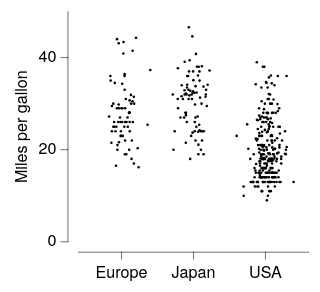

Specify this chart in Vega-Lite:
### Vega-Lite specification from a JSON file in a GitHub repository (floating-point values rounded to 4 significant figures; data arrays with more than 128 entries replaced by an {"elided": "..."} marker saying what was removed)
{"background": null, "config": {"arc": {"fill": "#DBDBDB", "fillOpacity": 1.0, "innerRadius": 25.0, "padAngle": 0.03, "stroke": "black", "strokeOpacity": 1, "strokeWidth": 0.25}, "area": {"fill": "#DBDBDB", "fillOpacity": 1.0, "stroke": "black", "strokeOpacity": 1, "strokeWidth": 0.25}, "axis": {"domain": true, "domainCap": "round", "domainColor": "black", "domainWidth": 0.25, "grid": false, "gridCap": "round", "gridColor": "#F1F1F1", "gridDash": [0, 0], "gridOpacity": 1.0, "gridWidth": 0.25, "labelColor": "black", "labelFont": "Helvetica Neue, HelveticaNeue, Helvetica, Arial, sans-serif", "labelFontSize": 7, "labelFontStyle": "normal", "labelFontWeight": 400, "offset": 4.5, "ticks": true, "tickCap": "round", "tickColor": "black", "tickRound": false, "tickSize": 3, "tickWidth": 0.25, "titleColor": "black", "titleFont": "Helvetica Neue, HelveticaNeue, Helvetica, Arial, sans-serif", "titleFontSize": 7, "titleFontStyle": "normal", "titleFontWeight": 400}, "axisX": {"domain": true, "labelAlign": "center", "labelAngle": 0, "labels": true, "ticks": true, "translate": 0}, "axisY": {"domain": true, "labelAlign": "right", "labelAngle": 0, "labels": true, "ticks": true, "translate": 0}, "axisRight": {"domain": true, "labelAlign": "left", "labelAngle": 0, "labels": true, "ticks": true, "translate": 0}, "axisTop": {"domain": true, "labelAlign": "center", "labelAngle": 0, "labels": true, "ticks": true, "translate": 0}, "axisBand": {"tickOffset": 0}, "bar": {"fill": "#DBDBDB", "fillOpacity": 1.0, "stroke": "black", "strokeOpacity": 1, "strokeWidth": 0.25}, "boxplot": {"size": 9.0, "ticks": {"cornerRadius": 0.25, "fill": "black", "opacity": 1, "size": 4.5, "thickness": 0.25}, "box": {"fillOpacity": 1.0, "stroke": "black", "strokeOpacity": 1, "strokeWidth": 0.25}, "median": {"cornerRadius": 0, "fill": "black", "fillOpacity": 1.0, "opacity": 1, "size": 9.0, "thickness": 0.25}, "rule": {"fill": "black", "fillOpacity": 1.0, "size": 10.0, "stroke": "black", "strokeDash": [0, 0], "strokeOpacity": 1, "strokeWidth": 0.25}, "outliers": {"color": "black", "fill": "black", "fillOpacity": 1.0, "size": 0, "stroke": "black", "strokeOpacity": 1, "strokeWidth": 0.25}}, "circle": {"fill": "black", "fillOpacity": 1.0, "size": 1.25, "stroke": null, "strokeOpacity": 1, "strokeWidth": 0.25}, "errorband": {"band": {"fillOpacity": 0.6, "stroke": null, "strokeWidth": 0.25, "strokeOpacity": 1}, "borders": {"opacity": 0, "strokeOpacity": 0.25, "strokeWidth": 1}}, "errorbar": {"opacity": 1, "rule": {"strokeDash": [0, 0], "strokeWidth": 0.25}, "ticks": {"color": "black", "cornerRadius": 0.125, "opacity": 1, "size": 6.0, "thickness": 0.25}, "thickness": 0.25}, "font": "Helvetica Neue, HelveticaNeue, Helvetica, Arial, sans-serif", "geoshape": {"fill": "#DBDBDB", "fillOpacity": 1.0, "stroke": "black", "strokeOpacity": 1, "strokeWidth": 0.25}, "header": {"labelColor": "black", "labelFont": "Helvetica Neue, HelveticaNeue, Helvetica, Arial, sans-serif", "labelFontSize": 7, "labelFontStyle": "normal", "labelFontWeight": 400, "titleColor": "black", "titleFont": "Helvetica Neue, HelveticaNeue, Helvetica, Arial, sans-serif", "titleFontSize": 7, "titleFontStyle": "normal", "titleFontWeight": 400, "titlePadding": 0}, "legend": {"disable": false, "offset": 4.5, "titlePadding": 4, "labelOffset": 2, "gradientLabelOffset": 2, "gradientLength": 50.0, "gradientThickness": 5.0, "gradientOpacity": 1.0, "gradientStrokeColor": "black", "gradientStrokeWidth": 0.25, "labelColor": "black", "labelFont": "Helvetica Neue, HelveticaNeue, Helvetica, Arial, sans-serif", "labelFontSize": 7, "labelFontStyle": "normal", "labelFontWeight": 400, "strokeColor": "black", "strokeWidth": 0, "symbolSize": 42, "symbolStrokeColor": "black", "symbolStrokeWidth": 0.25, "titleColor": "black", "titleFont": "Helvetica Neue, HelveticaNeue, Helvetica, Arial, sans-serif", "titleFontSize": 7, "titleFontStyle": "normal", "titleFontWeight": 400}, "line": {"color": "black", "stroke": "black", "strokeCap": "butt", "strokeDash": [0, 0], "strokeOpacity": 1, "strokeWidth": 0.5}, "point": {"filled": true, "fill": "#DBDBDB", "fillOpacity": 1.0, "size": 5.0, "stroke": "black", "strokeOpacity": 1, "strokeWidth": 0.25}, "range": {"category": ["#B2B2B2", "#636363", "#4A7CD3", "#008542", "#382864", "#509F98", "#284F93", "#005226", "#A398D6", "#173633"], "diverging": {"scheme": ["#443E60", "#5F597E", "#7C759B", "#9994B6", "#B7B4CC", "#D6D5DC", "#F6F6F6", "#D1DAD9", "#A4C2BF", "#7AA9A4", "#578E89", "#37736E", "#1B5954"]}, "heatmap": {"scheme": ["#32022B", "#43044D", "#4C196E", "#4D338C", "#484DA6", "#3A68BB", "#1D83CA", "#1D9CCB", "#23B5C9", "#28CDC5", "#4DE0B4", "#91EE9F"]}, "ordinal": {"scheme": ["#F1F1F1", "#DBDBDB", "#C6C6C6", "#B2B2B2", "#9D9D9D", "#898989", "#767676", "#636363", "#515151", "#404040", "#2F2F2F", "#1F1F1F"]}, "ramp": {"scheme": ["#32022B", "#43044D", "#4C196E", "#4D338C", "#484DA6", "#3A68BB", "#1D83CA", "#1D9CCB", "#23B5C9", "#28CDC5", "#4DE0B4", "#91EE9F"]}}, "rule": {"color": "black", "stroke": "black", "strokeCap": "round", "strokeDash": [2, 2], "strokeOpacity": 1, "strokeWidth": 0.25}, "scale": {"bandPaddingInner": 0.1, "bandPaddingOuter": 0.1, "round": false}, "rect": {"fill": "#DBDBDB", "fillOpacity": 1.0, "stroke": "black", "strokeOpacity": 1, "strokeWidth": 0.25}, "square": {"fill": "#DBDBDB", "fillOpacity": 1.0, "size": 10.0, "stroke": "black", "strokeOpacity": 1, "strokeWidth": 0.25}, "text": {"color": "black", "font": "Helvetica Neue, HelveticaNeue, Helvetica, Arial, sans-serif", "fontSize": 7, "fontStyle": "normal", "fontWeight": 400}, "tick": {"color": "black", "cornerRadius": 0.125, "opacity": 1.0, "size": 9.0, "thickness": 0.25}, "title": {"anchor": "middle", "frame": "group", "color": "black", "font": "Helvetica Neue, HelveticaNeue, Helvetica, Arial, sans-serif", "fontSize": 7, "fontStyle": "normal", "fontWeight": 400, "subtitleColor": "black", "subtitleFont": "Helvetica Neue, HelveticaNeue, Helvetica, Arial, sans-serif", "subtitleFontSize": "Helvetica Neue, HelveticaNeue, Helvetica, Arial, sans-serif", "subtitleFontStyle": "normal", "subtitleFontWeight": 400}, "trail": {"color": "black", "opacity": 1, "size": 0.5}, "view": {"continuousWidth": 100, "continuousHeight": 100, "discreteWidth": 100, "discreteHeight": 100, "fill": null, "stroke": null, "strokeWidth": 0.25}}, "data": {"name": "data-5a85ede2053d4aec77293cfb476ae07b"}, "mark": {"type": "circle"}, "encoding": {"x": {"field": "Origin", "title": null, "type": "nominal"}, "xOffset": {"field": "jitter_x", "type": "quantitative"}, "y": {"field": "Miles_per_Gallon", "title": "Miles per gallon", "type": "quantitative"}}, "$schema": "https://vega.github.io/schema/vega-lite/v6.4.1.json", "datasets": {"data-5a85ede2053d4aec77293cfb476ae07b": {"elided": "398 records"}}}
